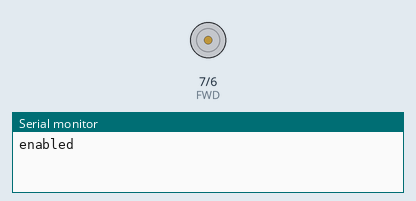
This sketch was run on a simulated Arduino Uno, built with avr-gcc and run on an emulated ATmega328P. On the bench: motor-driver pin pairs drawn as motors (green arrow = first pin HIGH = forward, orange = second pin HIGH = backward, longer = more drive, scaled by the enable pin), the last lines printed to the serial monitor.

Above: at 1.5 s.
At 4.5 s:
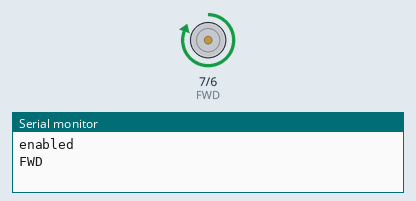
At 10.5 s:
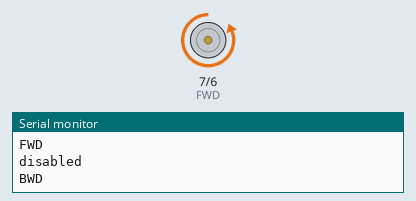
Timing chart, 0 to 19.5 s (numbered marks = the images above):
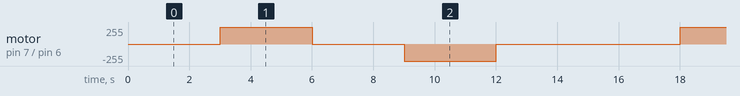

Measured:
- by itself, motor on pin 7 (FWD) / pin 6 (BWD): repeats every 15.0 s: stopped 3.0 s, backward 255/255 3.0 s, stopped 6.0 s, forward 255/255 3.0 s

The sketch:

Motortest.ino
```cpp
int ENA = 9;
int FWD = 7;
int BWD = 6;
void setup(){
  pinMode(ENA, OUTPUT);
  pinMode(FWD, OUTPUT);
  pinMode(BWD, OUTPUT);
  Serial.begin(9600);
}

void loop(){
  Serial.println("enabled");
  digitalWrite(ENA, HIGH);

  delay(3000);
  Serial.println("FWD");
  digitalWrite(FWD, HIGH);
  digitalWrite(BWD, LOW);

  delay(3000);
  Serial.println("disabled");
  digitalWrite(ENA, LOW);

  delay(3000);

  digitalWrite(ENA, HIGH);
  Serial.println("BWD");
  digitalWrite(FWD, LOW);
  digitalWrite(BWD, HIGH);
  delay(3000);
  Serial.println("end round");
  digitalWrite(ENA, LOW);
  digitalWrite(FWD, LOW);
  digitalWrite(BWD, LOW);
  delay(3000);


}
```
